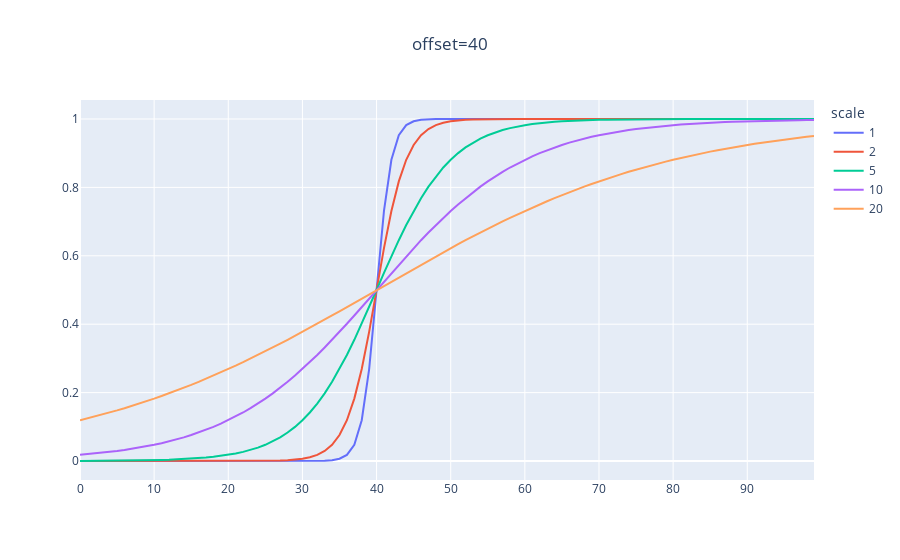
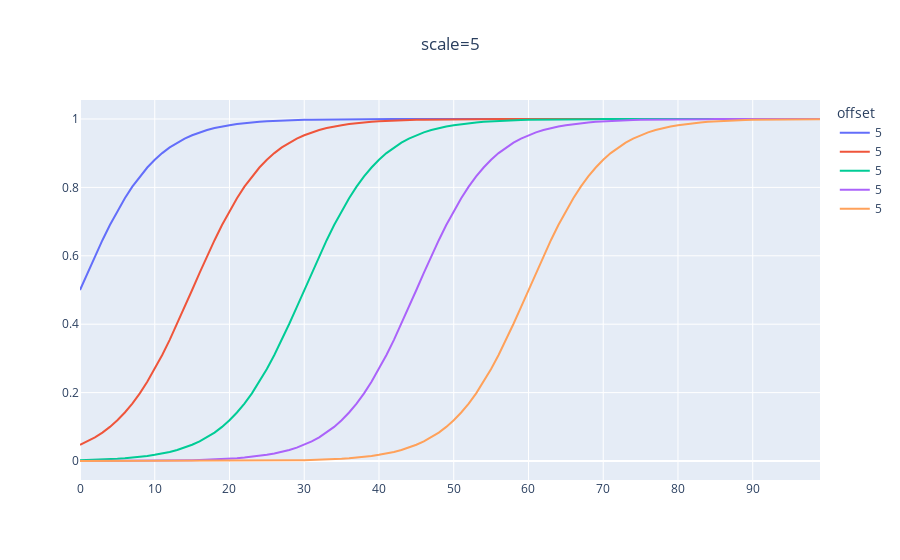

Here is the notebook cell these charts were saved with, in order:
### Code cell
if __name__ == '__main__':
    x = np.arange(100)
    
    fig = go.Figure()
    offset = 40
    for scale in [1, 2, 5, 10, 20]:
        LG = LogisticGrowth(scale, offset)
        y = LG(x)
        
        fig.add_trace(
            go.Scatter(x = x, y = y, name = scale)
        )
    fig.update_layout(title=dict(text=f'offset={offset}', x=0.5), legend=dict(title='scale'))
    fig.show()
    
    fig = go.Figure()
    scale = 5
    for offset in np.arange(0, 70, 15):
        LG = LogisticGrowth(scale, offset)
        y = LG(x)
        
        fig.add_trace(
            go.Scatter(x = x, y = y, name = scale)
        )
    fig.update_layout(title=dict(text=f'scale={scale}', x=0.5), legend=dict(title='offset'))
    fig.show()
